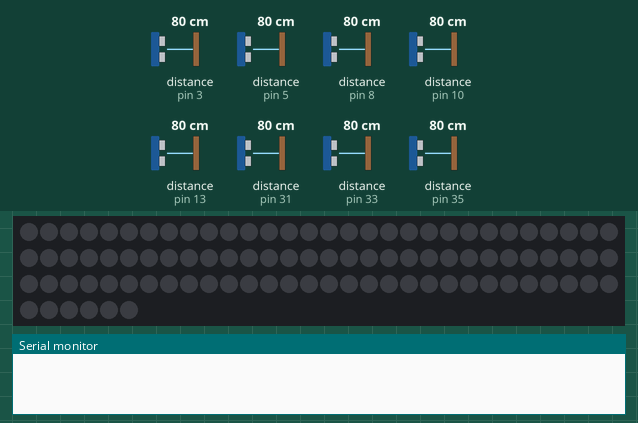
Bench run of a sketch on a simulated Arduino Mega 2560, built with avr-gcc and run on an emulated ATmega2560. On the bench: 96 RGB LEDs in strip order, left to right, continuing on the next row, the last lines printed to the serial monitor. Wiring (inferred from the names in the program): 8 × ultrasonic range finder: trigger pin 2, echo pin 3 / trigger pin 4, echo pin 5 / trigger pin 7, echo pin 8 / trigger pin 9, echo pin 10 / trigger pin 12, echo pin 13 / trigger pin 30, echo pin 31 / trigger pin 32, echo pin 33 / trigger pin 34, echo pin 35. Inputs (shaded band) come from the test bench; at power-on: distance to the obstacle (sensors on pin 3, pin 5, pin 8, pin 10, pin 13, pin 31, pin 33, pin 35) 80 cm. The echo pulse lasts 58.3 µs per cm; dim RGB values are drawn brighter than linear.

Above: at 5.8 s.
5.9 s: distance to the obstacle (sensor on pin 3) set to 9 cm
At 10.0 s:
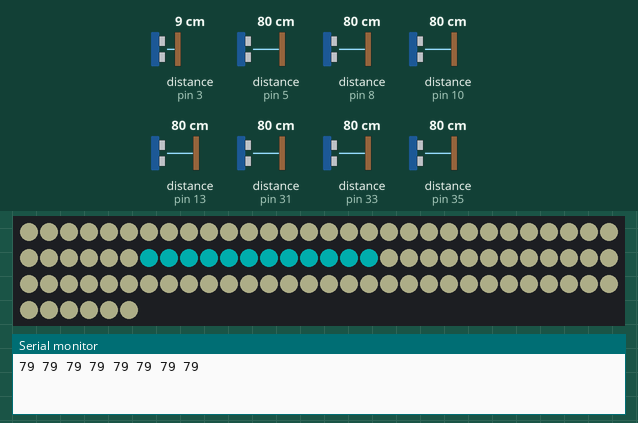
13.4 s: distance to the obstacle (sensor on pin 5) set to 60 cm
20.9 s: distance to the obstacle (sensor on pin 8) set to 33 cm
28.4 s: distance to the obstacle (sensor on pin 8) set to 27 cm
At 30.5 s:
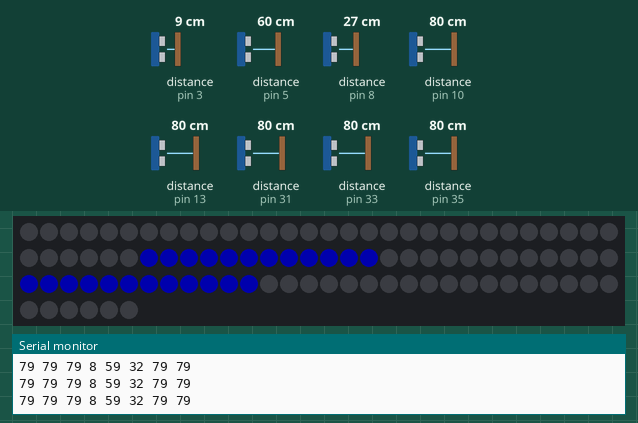
35.9 s: distance to the obstacle (sensor on pin 3) set to 2 cm
At 40.9 s:
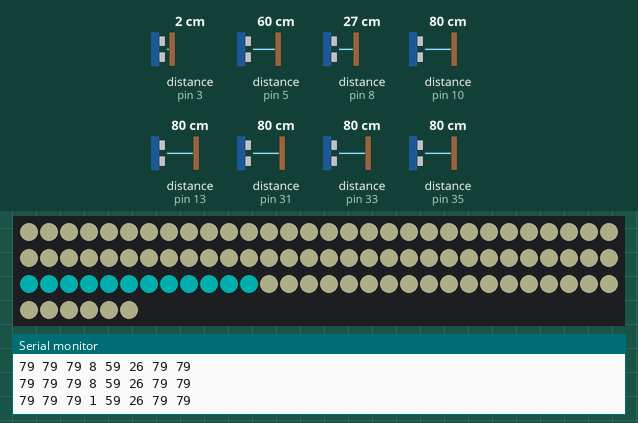
43.4 s: distance to the obstacle (sensor on pin 10) set to 18 cm
At 45.6 s:
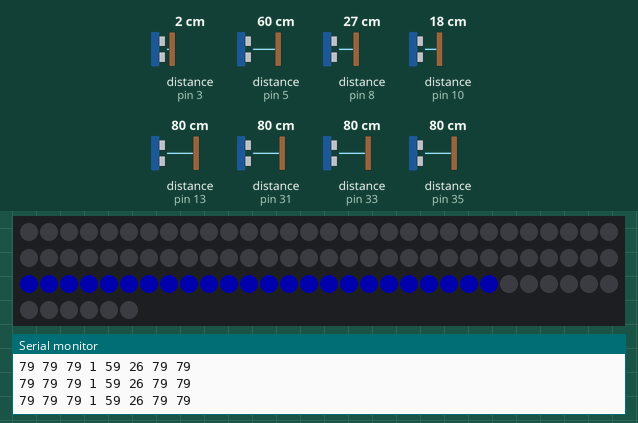
Timing chart, 0 to 47.1 s (numbered marks = the images above; inputs shaded):
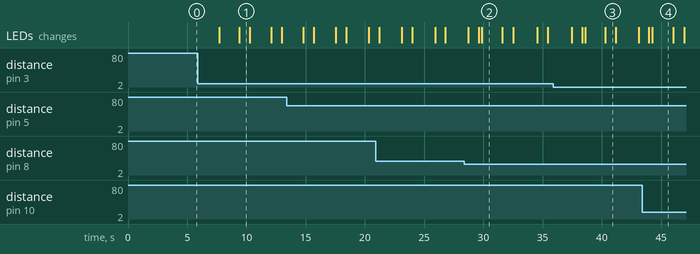

The sketch:

umbrella.ino
```cpp
#include <Adafruit_NeoPixel.h>
#ifdef __AVR__
#include <avr/power.h>
#endif

#define PIN 6

#define NUM_LEDS 96

#define BRIGHTNESS 50

Adafruit_NeoPixel strip = Adafruit_NeoPixel(NUM_LEDS, PIN, NEO_GRB + NEO_KHZ800);

#define trigPin1 34
#define echoPin1 35
#define trigPin2 32
#define echoPin2 33
#define trigPin3 30
#define echoPin3 31
#define trigPin4 2
#define echoPin4 3
#define trigPin5 4
#define echoPin5 5
#define trigPin6 7
#define echoPin6 8
#define trigPin7 9
#define echoPin7 10
#define trigPin8 12
#define echoPin8 13

int detectionCounter=0;
int detectionState = 0;
int lastDetectionState=0;

int groupLevel [8], g;
int i;
long duration, distance, Sensor1, Sensor2, Sensor3, Sensor4, Sensor5, Sensor6, Sensor7, Sensor8;

void setup() {

  Serial.begin(9600);
  // This is for Trinket 5V 16MHz, you can remove these three lines if you are not using a Trinket
  //#if defined (__AVR_ATtiny85__)
  //  if (F_CPU == 16000000) clock_prescale_set(clock_div_1);
  //#endif
  // End of trinket special code
  strip.setBrightness(BRIGHTNESS);
  strip.begin();
  strip.show(); // Initialize all pixels to 'off'

  pinMode(trigPin1, OUTPUT);
  pinMode(echoPin1, INPUT);
  pinMode(trigPin2, OUTPUT);
  pinMode(echoPin2, INPUT);
  pinMode(trigPin3, OUTPUT);
  pinMode(echoPin3, INPUT);
  pinMode(trigPin4, OUTPUT);
  pinMode(echoPin4, INPUT);
  pinMode(trigPin5, OUTPUT);
  pinMode(echoPin5, INPUT);
  pinMode(trigPin6, OUTPUT);
  pinMode(echoPin6, INPUT);
  pinMode(trigPin7, OUTPUT);
  pinMode(echoPin7, INPUT);
  pinMode(trigPin8, OUTPUT);
  pinMode(echoPin8, INPUT);
}

void loop() {


  FadeInOut(255, 255, 200);

  SonarSensor(trigPin1, echoPin1);
  Sensor1 = distance;
  SonarSensor(trigPin2, echoPin2);
  Sensor2 = distance;
  SonarSensor(trigPin3, echoPin3);
  Sensor3 = distance;
  SonarSensor(trigPin4, echoPin4);
  Sensor4 = distance;
  SonarSensor(trigPin5, echoPin5);
  Sensor5 = distance;
  SonarSensor(trigPin6, echoPin6);
  Sensor6 = distance;
  SonarSensor(trigPin7, echoPin7);
  Sensor7 = distance;
  SonarSensor(trigPin8, echoPin8);
  Sensor8 = distance;

}
void SonarSensor(int trigPin, int echoPin)
{
  digitalWrite(trigPin, LOW);
  delayMicroseconds(2);
  digitalWrite(trigPin, HIGH);
  delayMicroseconds(10);
  digitalWrite(trigPin, LOW);
  duration = pulseIn(echoPin, HIGH);
  distance = (duration / 2) / 29.1;

detectionState = distance;

if (detectionState!= lastDetectionState) {
  if (detectionState>1 && detectionState <30) {
  detectionCounter++;
//  Serial.println("on");
//  Serial.print("number of detection: ");
//  Serial.println(detectionCounter);


    byte input = Serial.read();

    Serial.print(Sensor1);
    Serial.print(" ");
    Serial.print(Sensor2);
    Serial.print(" ");
    Serial.print(Sensor3);
    Serial.print(" ");
    Serial.print(Sensor4);
    Serial.print(" ");
    Serial.print(Sensor5);
    Serial.print(" ");
    Serial.print(Sensor6);
    Serial.print(" ");
    Serial.print(Sensor7);
    Serial.print(" ");
    Serial.println(Sensor8);


} else {
//  Serial.println("off");
}
delay(50);
}

lastDetectionState = detectionState;

}


void set(byte channel, byte red, byte green, byte blue) {
//


  for (int i = channel * 12; i < channel * 12 + 12; i++ ) {
    setPixel(i, red, green, blue);
  }


}
void setAll(byte red, byte green, byte blue) {
  for (int i = 0; i < NUM_LEDS; i++ ) {
    setPixel(i, red, green, blue);
  }
//
}

void FadeInOut( byte red, byte green, byte blue) {
  float r, g, b;

  for (int k = 0; k < 256; k = k + 1) {
    r = (k / 256.0) * red;
    g = (k / 256.0) * green;
    b = (k / 256.0) * blue;
    // setPixel(i, red, green, blue);
//
    setAll(r, g, b);
    if  (1 < Sensor1 && Sensor1 < 30) {
      set(0, 0, g, 255);
    }
    if  (1 < Sensor2 && Sensor2 < 30) {
      set(1, 0, g, 255);
    }
     if  (1 < Sensor3 && Sensor3 < 30) {
      set(2, 0, g, 255);
    }

     if  (1 < Sensor4 && Sensor4 < 30) {
      set(3, 0, g, 255);
    }

     if  (1 < Sensor5 && Sensor5 < 30) {
      set(4, 0, g, 255);
    }
     if  (1 < Sensor6 && Sensor6 < 30) {
      set(5, 0, g, 255);
    }
     if  (1 < Sensor7 && Sensor7 < 30) {
      set(6, 0, g, 255);
    }
     if  (1 < Sensor8 && Sensor8 < 30) {
      set(7, 0, g, 255);
    }


    strip.show();
  }

  for (int k = 255; k >= 0; k = k - 2) {
    r = (k / 256.0) * red;
    g = (k / 256.0) * green;
    b = (k / 256.0) * blue;
   // setPixel(i, red, green, blue);
      setAll(r, g, b);
    if  (1 < Sensor1 && Sensor1 < 30) {
      set(0, 0, g, 255);
    }
    if  (1 < Sensor2 && Sensor2 < 30) {
      set(1, 0, g, 255);
    }
     if  (1 < Sensor3 && Sensor3 < 30) {
      set(2, 0, g, 255);
    } if  (1 < Sensor4 && Sensor4 < 30) {
      set(3, 0, g, 255);
    }
     if  (1 < Sensor5 && Sensor5 < 30) {
      set(4, 0, g, 255);
    } if  (1 < Sensor6 && Sensor6 < 30) {
      set(5, 0, g, 255);
    }
     if  (1 < Sensor7 && Sensor7 < 30) {
      set(6, 0, g, 255);
    } if  (1 < Sensor8 && Sensor8 < 30) {
      set(7, 0, g, 255);
    }
    strip.show();
  }
}


void setPixel(int Pixel, byte red, byte green, byte blue) {
#ifdef ADAFRUIT_NEOPIXEL_H
  // NeoPixel
  strip.setPixelColor(Pixel, strip.Color(red, green, blue));
#endif
#ifndef ADAFRUIT_NEOPIXEL_H
  // FastLED
  leds[Pixel].r = red;
  leds[Pixel].g = green;
  leds[Pixel].b = blue;
#endif
}
```

Measured:
- the behaviour switches between 31 and 30 cm on distance to the obstacle (sensor on pin 8) (found by bisection; images 1 and 2)
- after the input at 5.9 s, the LEDs: first change after 1.8 s (image 1 shows a later state)
- what the display in image 1 shows lasts 0.9 s, from 9.4 s to 10.3 s
- what the display in image 2 shows lasts 1.8 s, from 29.8 s to 31.6 s
